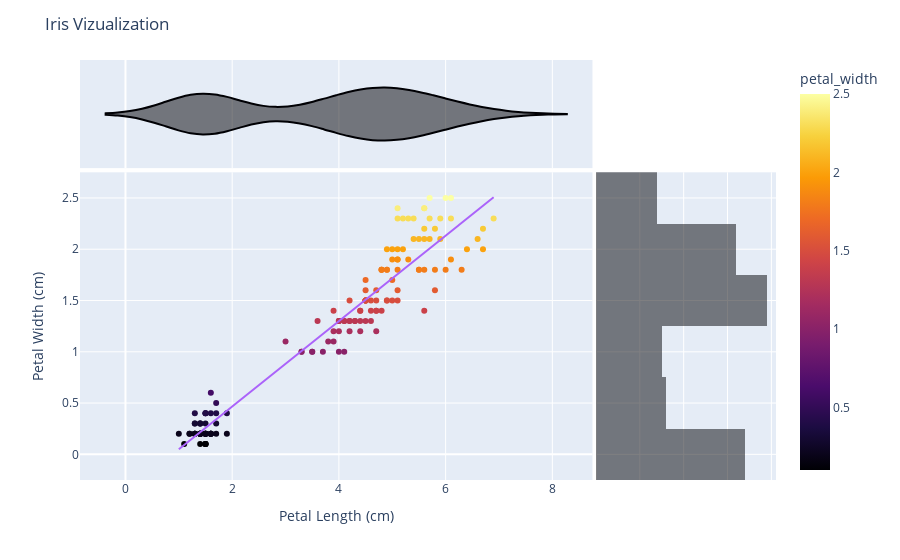

Write notebook code for a chart like this one.
### Code cell
color_sequence = px.colors.sequential.Inferno

fig = px.scatter(df, # needs to have the df in the parentheses
                 x = 'petal_length',
                 y = 'petal_width',
                 marginal_x = 'violin',# shows distribuion
                 marginal_y = 'histogram', # can be violin, hist, rug, box
                 color = 'petal_width',
                 color_continuous_scale=color_sequence, # color
                 trendline = 'ols') # adds a trendline displaying R^2

fig.update_layout(title = 'Iris Vizualization',
                  xaxis_title = 'Petal Length (cm)',
                  yaxis_title = 'Petal Width (cm)')

fig.show()

### Figure 1 — Plotly figure (JSON) as saved in the notebook; plotly's stock layout.template omitted (floating-point values rounded to 4 significant figures; data arrays with more than 128 entries replaced by an {"elided": "..."} marker saying what was removed)
{"data": [{"hovertemplate": "petal_length=%{x}<br>petal_width=%{marker.color}<extra></extra>", "legendgroup": "", "marker": {"color": {"elided": "150 float values"}, "coloraxis": "coloraxis", "symbol": "circle"}, "mode": "markers", "name": "", "orientation": "v", "showlegend": false, "type": "scatter", "x": {"elided": "150 float values"}, "xaxis": "x", "y": {"elided": "150 float values"}, "yaxis": "y"}, {"alignmentgroup": "True", "hovertemplate": "petal_length=%{x}<extra></extra>", "legendgroup": "", "marker": {"color": "#000004", "symbol": "circle"}, "name": "", "offsetgroup": "", "scalegroup": "x", "showlegend": false, "type": "violin", "x": {"elided": "150 float values"}, "xaxis": "x3", "yaxis": "y3"}, {"alignmentgroup": "True", "bingroup": "y", "hovertemplate": "petal_width=%{y}<br>count=%{x}<extra></extra>", "legendgroup": "", "marker": {"color": "#000004"}, "name": "", "offsetgroup": "", "opacity": 0.5, "showlegend": false, "type": "histogram", "xaxis": "x2", "y": {"elided": "150 float values"}, "yaxis": "y2"}, {"hovertemplate": "<b>OLS trendline</b><br>petal_width = 0.416419 * petal_length + -0.366514<br>R<sup>2</sup>=0.926901<br><br>petal_length=%{x}<br>petal_width=%{y} <b>(trend)</b><extra></extra>", "legendgroup": "", "marker": {"symbol": "circle"}, "mode": "lines", "name": "", "showlegend": false, "type": "scatter", "x": {"elided": "150 float values"}, "xaxis": "x", "y": {"elided": "150 float values"}, "yaxis": "y"}], "layout": {"barmode": "overlay", "coloraxis": {"colorbar": {"title": {"text": "petal_width"}}, "colorscale": [[0, "#000004"], [0.1111, "#1b0c41"], [0.2222, "#4a0c6b"], [0.3333, "#781c6d"], [0.4444, "#a52c60"], [0.5556, "#cf4446"], [0.6667, "#ed6925"], [0.7778, "#fb9b06"], [0.8889, "#f7d13d"], [1, "#fcffa4"]]}, "legend": {"tracegroupgap": 0}, "margin": {"t": 60}, "title": {"text": "Iris Vizualization"}, "xaxis": {"anchor": "y", "domain": [0, 0.7363], "title": {"text": "Petal Length (cm)"}}, "xaxis2": {"anchor": "y2", "domain": [0.7413, 1], "matches": "x2", "showgrid": true, "showline": false, "showticklabels": false, "ticks": ""}, "xaxis3": {"anchor": "y3", "domain": [0, 0.7363], "matches": "x", "showgrid": true, "showticklabels": false}, "xaxis4": {"anchor": "y4", "domain": [0.7413, 1], "matches": "x2", "showgrid": true, "showline": false, "showticklabels": false, "ticks": ""}, "yaxis": {"anchor": "x", "domain": [0, 0.7326], "title": {"text": "Petal Width (cm)"}}, "yaxis2": {"anchor": "x2", "domain": [0, 0.7326], "matches": "y", "showgrid": true, "showticklabels": false}, "yaxis3": {"anchor": "x3", "domain": [0.7426, 1], "matches": "y3", "showgrid": false, "showline": false, "showticklabels": false, "ticks": ""}, "yaxis4": {"anchor": "x4", "domain": [0.7426, 1], "matches": "y3", "showgrid": true, "showline": false, "showticklabels": false, "ticks": ""}}}
